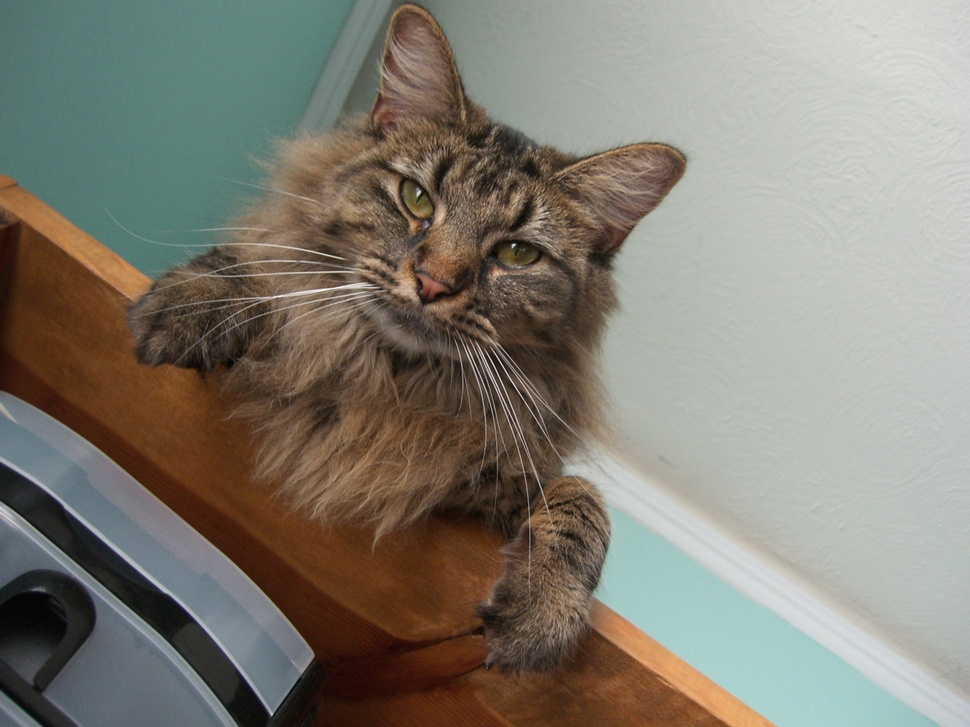
#> input picture docs/images/cat.jpg, 970 x 727 px, shrunk from 1408 x 1056 before the run
$ python main.py --img docs/images/cat.jpg
#> lines starting #> are read from the running program, lines starting #| are printed output that depends on the picture
### helpers.py
import skimage as sk
import skimage.io as skio
import numpy as np
import matplotlib.pyplot as plt

from math import ceil
import os

def show(imgs):
    if isinstance(imgs, list):
        n_row = 2
        n_col = ceil(len(imgs) / n_row)

        _, axs = plt.subplots(n_row, n_col, figsize=(12, 12))
        axs = axs.flatten()
        for img, ax in zip(imgs, axs):
            ax.imshow(img, cmap='gray')
        plt.show()
        return imgs
    else:
        # normalize
        imgs = imgs - np.min(imgs)
        imgs = imgs / max(1, np.max(imgs))
        imgs = sk.img_as_ubyte(imgs)
        skio.imshow(imgs)
        skio.show()
        return imgs

# [13 lines left out: function save, not called in this run]

def read(img, color=False):
    # read in the image
#> called with img = 'docs/images/cat.jpg', color = False
    img = skio.imread(img, as_gray=not color)
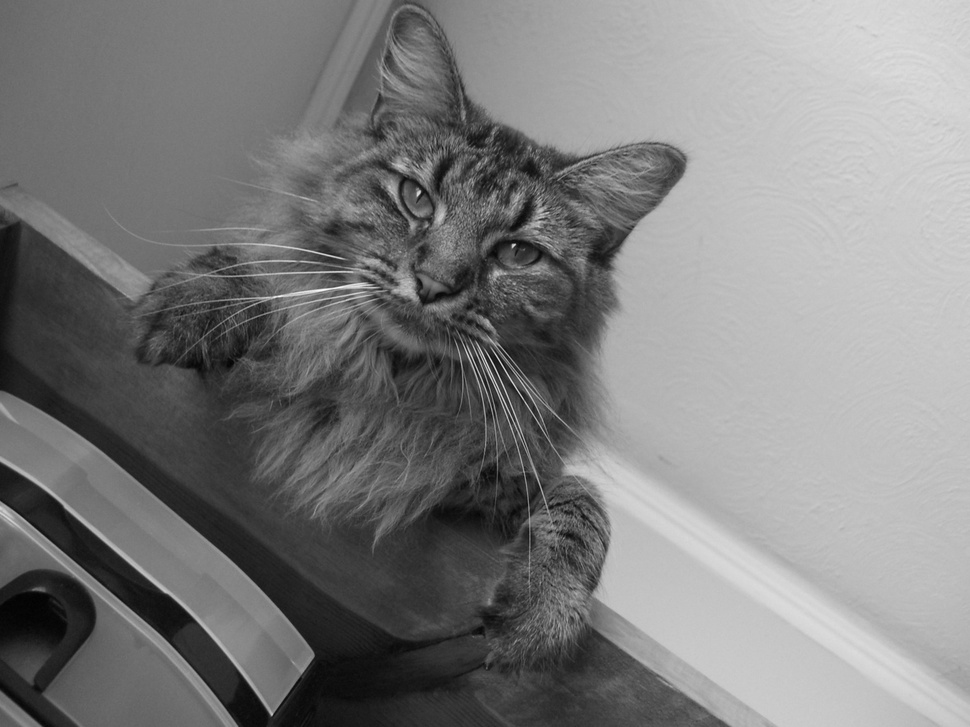
#> img: shape (727, 970) float64; min 0.0053, max 0.991, mean 0.494

    if not color:
        img = np.expand_dims(img, axis=2)

    # convert to double
    img = sk.img_as_float(img)
    return img

### main.py
import argparse
import time

from filters import *
from helpers import *

def main(args):
    # timer
    tic = time.time()

    # load images
    img = read(args.img, color=args.color)

    if args.high:
        high_img = read(args.high, args.color)

    # call function on each image channel
    for d in range(img.shape[2]):
        # check for special function cases
        if args.function == "combine":
            img[:, :, d] = combine(high_img[:, :, d], img[:, :, d])

        if args.function == 'straighten':
            img = straighten(img)
            break

        else:
            img[:, :, d] = globals()[args.function](img[:, :, d])
#> img: shape (727, 970, 1) float64

    # show image in original format and rgb
    show(img)

    toc = time.time()
    print("Time elapsed: " + str(toc - tic))


if __name__ == "__main__":
    ap = argparse.ArgumentParser()
    ap.add_argument("-i", "--img")
    ap.add_argument("-c", "--color", type=bool, default=False)
    ap.add_argument("-f", "--function", default="show")
    ap.add_argument(
        "--high",
        default="in/cat.jpg",
        help="Combines high frequencies of this image with blurred image. Only needed if function is combine.",
    )
    args = ap.parse_args()

    main(args)

$ run again, with docs/images/facade.jpg copied over docs/images/cat.jpg
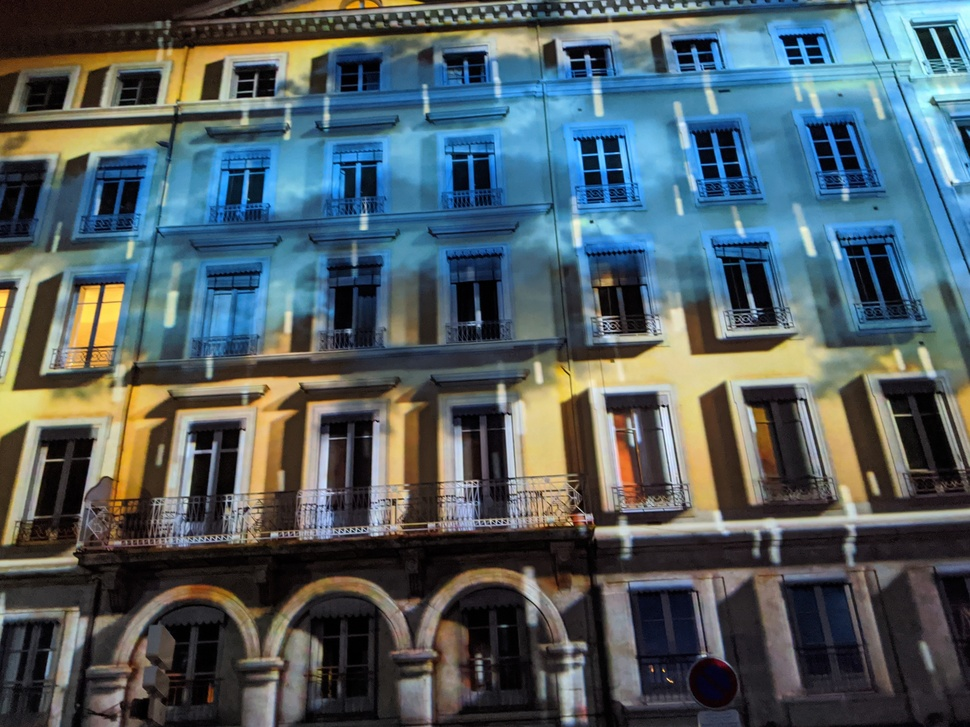
#> input picture docs/images/facade.jpg, 970 x 727 px, shrunk from 3799 x 2849 before the run
#> in read, `img = skio.imread(img, as_gray=not color)`:
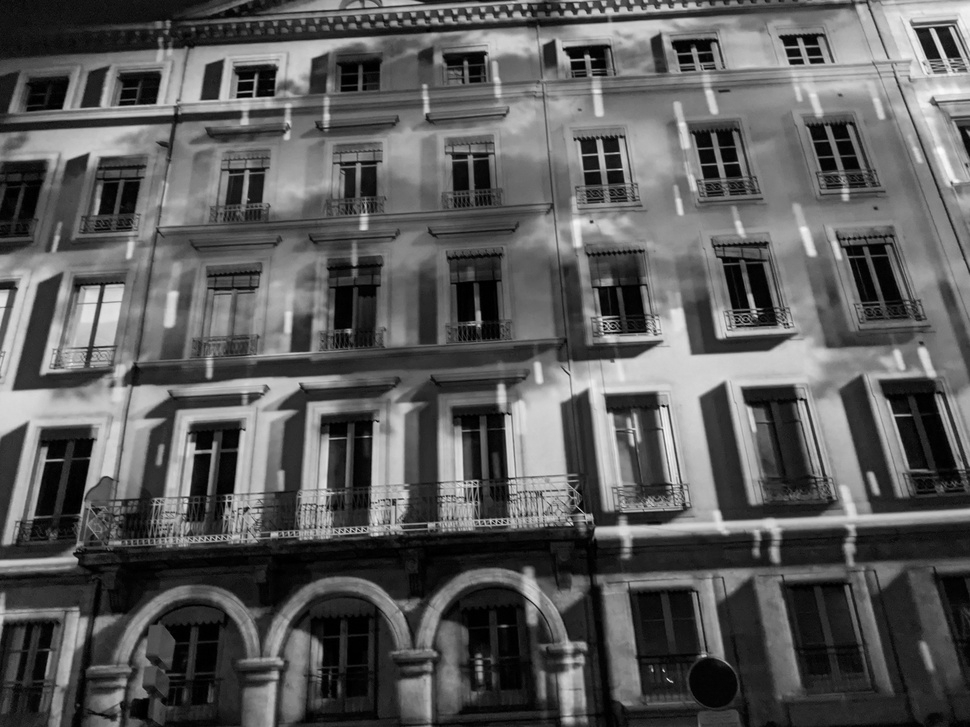
#> img: shape (727, 970) float64; min 0, max 0.989, mean 0.357

$ run again, with docs/images/facade_straighten.jpg copied over docs/images/cat.jpg
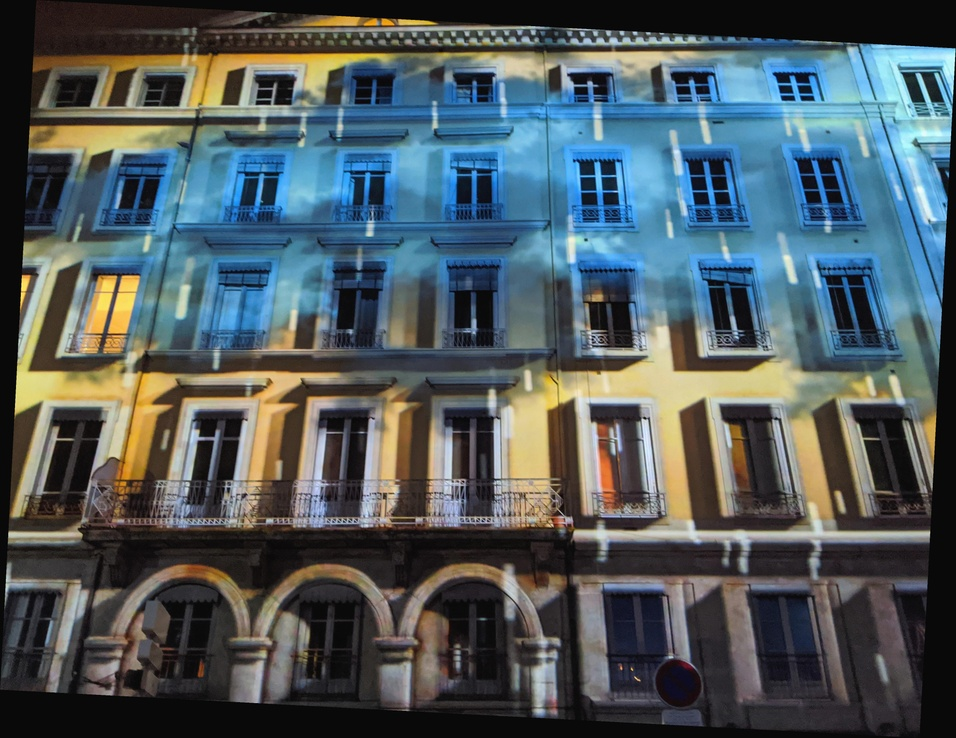
#> input picture docs/images/facade_straighten.jpg, 956 x 738 px, shrunk from 3943 x 3044 before the run
#> in read, `img = skio.imread(img, as_gray=not color)`:
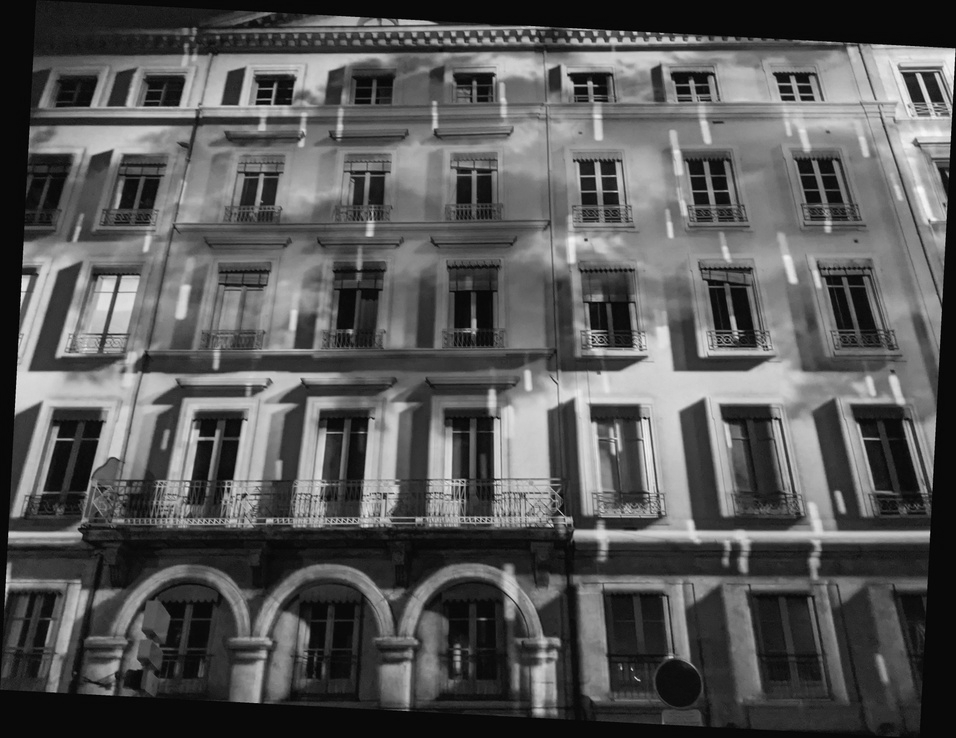
#> img: shape (738, 956) float64; min 0, max 0.984, mean 0.343

$ run again, with docs/images/guy.jpg copied over docs/images/cat.jpg
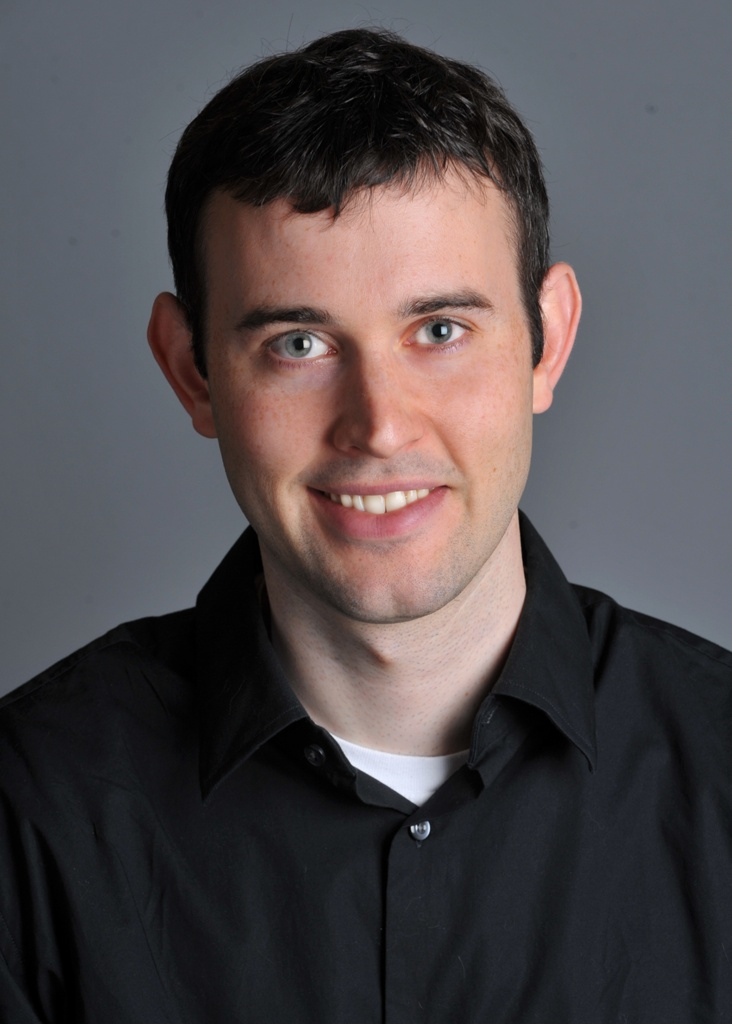
#> input picture docs/images/guy.jpg, 732 x 1024 px
#> in read, `img = skio.imread(img, as_gray=not color)`:
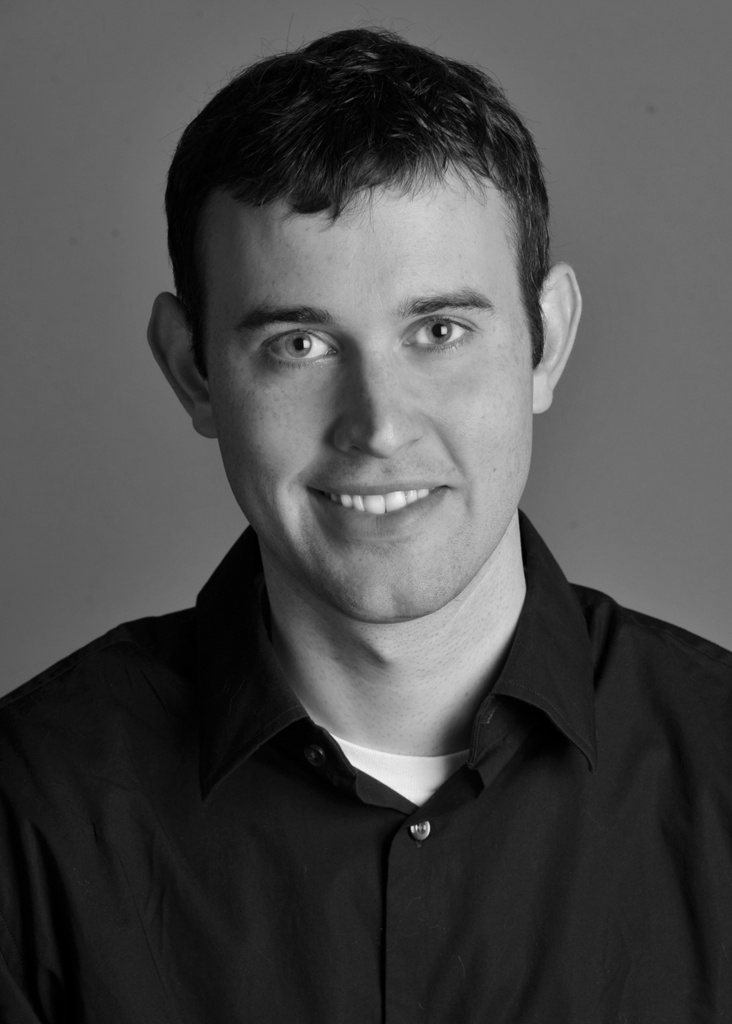
#> img: shape (1024, 732) float64; min 0, max 0.954, mean 0.298
